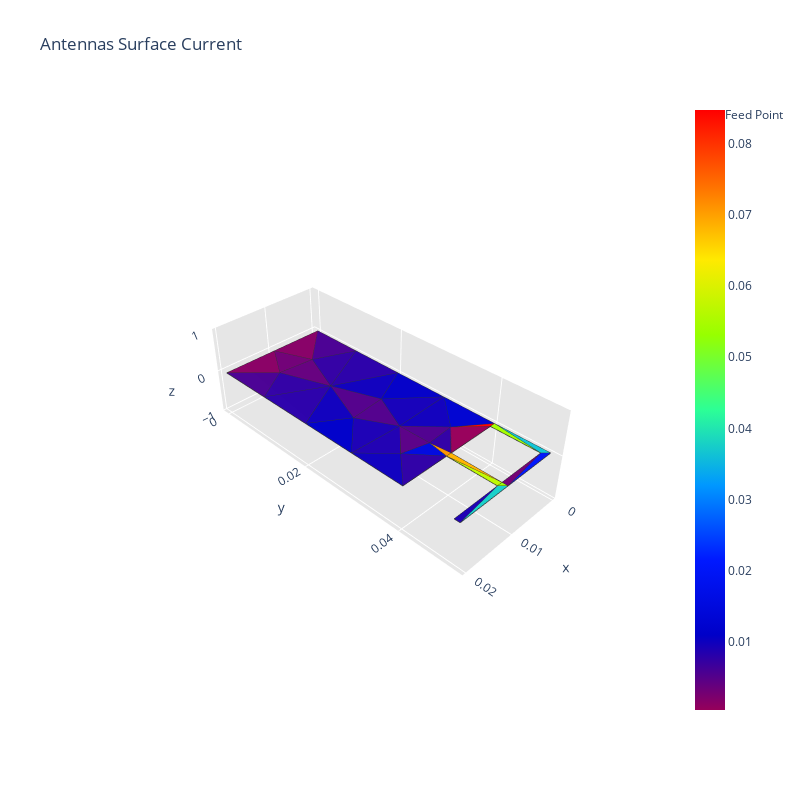

Notebook code for this chart:
### Code cell
process_antenna(ifa_mat_gmsh)
print("\n")

start_time = time.time()

scattering_algorithm(ifa_mat_gmsh, 1.3e9, wave_incident_direction, polarization)

elapsed_time = time.time() - start_time
print(f"\nElapsed time for processing the studied antenna: {elapsed_time:.6f} seconds")
print('\n')

### Figure 1 — Plotly figure (JSON) as saved in the notebook; plotly's stock layout.template omitted (floating-point values rounded to 4 significant figures; data arrays with more than 128 entries replaced by an {"elided": "..."} marker saying what was removed)
{"data": [{"facecolor": ["rgb(0, 3, 207)", "rgb(43, 0, 168)", "rgb(43, 0, 169)", "rgb(47, 0, 165)", "rgb(17, 0, 188)", "rgb(16, 0, 188)", "rgb(22, 0, 184)", "rgb(49, 0, 164)", "rgb(16, 0, 188)", "rgb(3, 0, 198)", "rgb(51, 0, 163)", "rgb(74, 0, 146)", "rgb(134, 0, 102)", "rgb(83, 0, 139)", "rgb(49, 0, 164)", "rgb(15, 0, 189)", "rgb(101, 0, 126)", "rgb(0, 0, 200)", "rgb(136, 0, 100)", "rgb(73, 0, 146)", "rgb(32, 0, 177)", "rgb(28, 0, 180)", "rgb(0, 9, 220)", "rgb(255, 146, 0)", "rgb(82, 0, 140)", "rgb(112, 0, 118)", "rgb(79, 0, 142)", "rgb(90, 0, 134)", "rgb(152, 255, 0)", "rgb(23, 206, 200)", "rgb(0, 22, 249)", "rgb(18, 195, 211)", "rgb(29, 0, 178)", "rgb(189, 247, 0)", "rgb(255, 177, 0)", "rgb(150, 0, 90)", "rgb(162, 253, 0)", "rgb(255, 0, 0)", "rgb(114, 0, 116)"], "i": [18, 20, 14, 5, 21, 14, 18, 22, 22, 19, 20, 2, 12, 22, 23, 4, 26, 15, 3, 13, 15, 21, 5, 8, 25, 12, 21, 24, 11, 6, 10, 10, 1, 5, 8, 9, 10, 17, 11], "j": [23, 22, 22, 24, 23, 28, 25, 29, 25, 25, 26, 26, 26, 28, 27, 24, 29, 28, 29, 29, 24, 28, 27, 27, 28, 29, 27, 27, 6, 1, 16, 7, 6, 6, 5, 23, 17, 23, 16], "k": [17, 19, 13, 4, 18, 22, 21, 13, 19, 18, 22, 20, 2, 25, 8, 15, 22, 14, 12, 3, 21, 15, 24, 5, 21, 26, 23, 21, 16, 16, 7, 17, 0, 11, 11, 8, 9, 9, 10], "name": "", "type": "mesh3d", "x": [0.02, 0.02, 0, 0.02, 0.02, 0.011, 0.011, 0, 0.01, 0.001, 0.001, 0.01, 0.01, 0.02, 0.02, 0.02, 0.01, 0, 0, 0, 0, 0.01053, 0.01051, 0.005339, 0.01522, 0.00739, 0.007234, 0.01042, 0.01394, 0.01379], "y": [0.049, 0.05, 0, 0, 0.04, 0.04, 0.049, 0.05, 0.04, 0.04, 0.049, 0.049, 0, 0.01, 0.02, 0.03, 0.05, 0.04, 0.03, 0.02, 0.01, 0.03039, 0.01507, 0.03594, 0.03503, 0.02344, 0.006806, 0.03627, 0.02403, 0.006162], "z": [0, 0, 0, 0, 0, 0, 0, 0, 0, 0, 0, 0, 0, 0, 0, 0, 0, 0, 0, 0, 0, 0, 0, 0, 0, 0, 0, 0, 0, 0]}, {"line": {"color": "rgb(50, 50, 50)", "width": 1.5}, "mode": "lines", "showlegend": false, "type": "scatter3d", "x": {"elided": "195 float values"}, "y": {"elided": "195 float values"}, "z": {"elided": "195 int values"}}, {"hoverinfo": "none", "marker": {"color": [0.0004385, 0.0847], "colorscale": [[0, "rgb(150, 0, 90)"], [0.125, "rgb(0, 0, 200)"], [0.25, "rgb(0, 25, 255)"], [0.375, "rgb(0, 152, 255)"], [0.5, "rgb(44, 255, 150)"], [0.625, "rgb(151, 255, 0)"], [0.75, "rgb(255, 234, 0)"], [0.875, "rgb(255, 111, 0)"], [1, "rgb(255, 0, 0)"]], "showscale": true, "size": 0.1}, "mode": "markers", "showlegend": false, "type": "scatter3d", "x": [0.02], "y": [0.049], "z": [0]}, {"marker": {"color": "red", "size": 6, "symbol": "circle"}, "mode": "markers+text", "name": "Feed Point", "text": ["Feed Point"], "textposition": "top center", "type": "scatter3d", "x": ["i"], "y": ["f"], "z": ["a"]}], "layout": {"height": 800, "scene": {"aspectratio": {"x": 0.4, "y": 1, "z": 0.3}, "xaxis": {"backgroundcolor": "rgb(230, 230, 230)", "gridcolor": "rgb(255, 255, 255)", "showbackground": true, "zerolinecolor": "rgb(255, 255, 255)"}, "yaxis": {"backgroundcolor": "rgb(230, 230, 230)", "gridcolor": "rgb(255, 255, 255)", "showbackground": true, "zerolinecolor": "rgb(255, 255, 255)"}, "zaxis": {"backgroundcolor": "rgb(230, 230, 230)", "gridcolor": "rgb(255, 255, 255)", "showbackground": true, "zerolinecolor": "rgb(255, 255, 255)"}}, "title": {"text": "Antennas Surface Current"}, "width": 800}}
